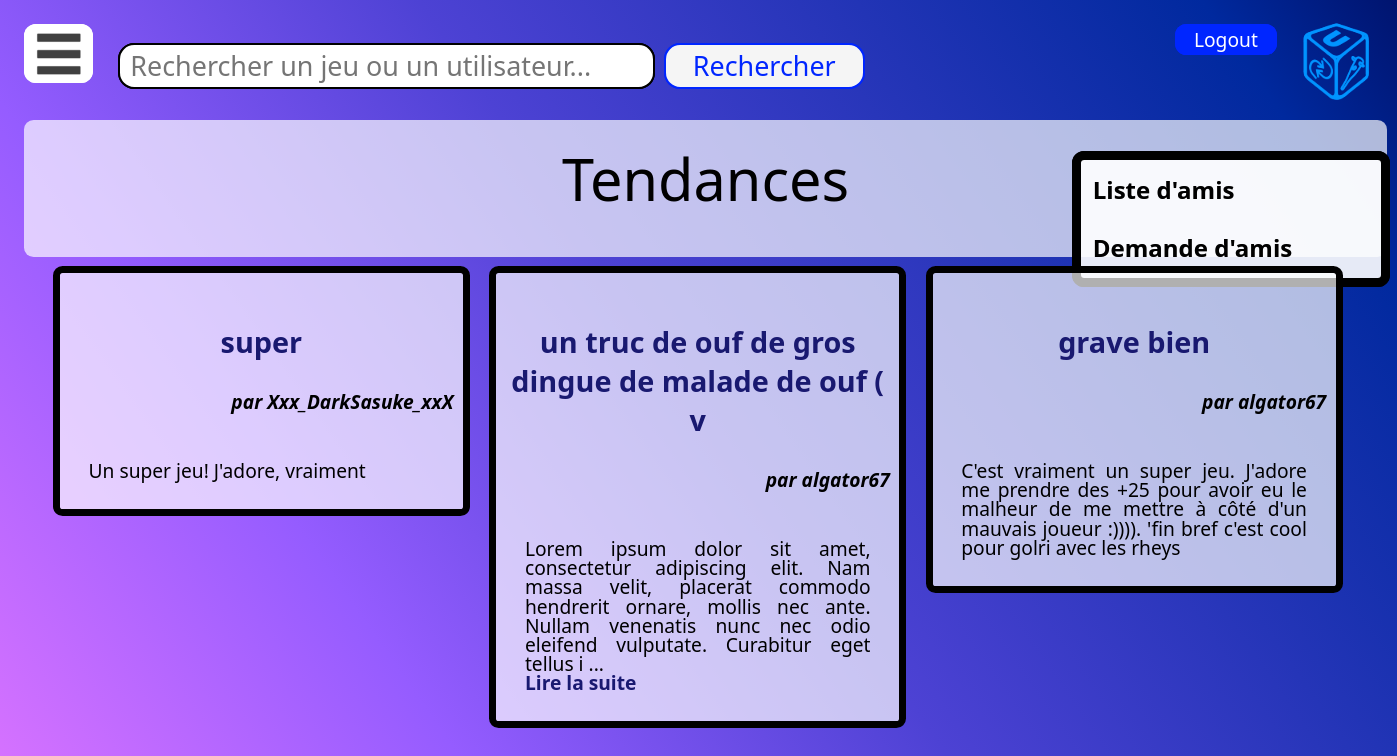
/src/home.php (signed in), run on an earlier commit of the app's database.
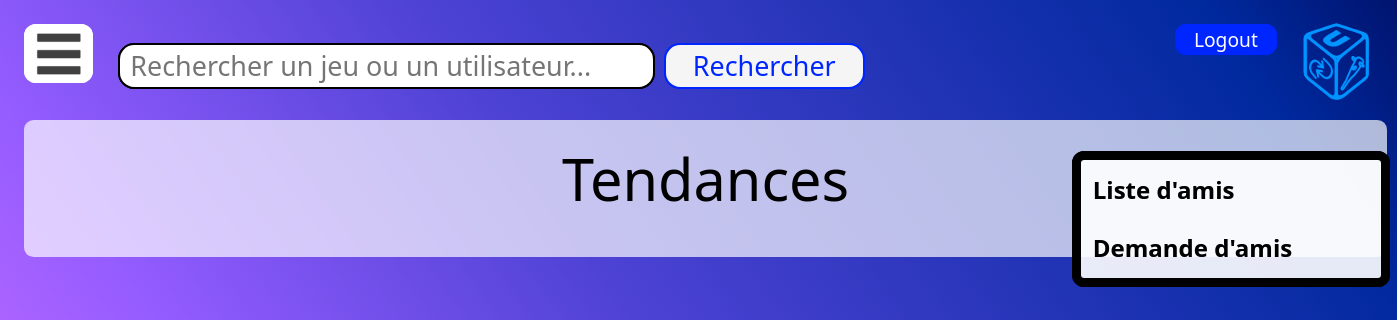
And on a later commit of the database.
### tables this page shows
CREATE TABLE critiques (
  id INT PRIMARY KEY NOT NULL AUTO_INCREMENT,
  id_utilisateur INT NOT NULL,
  id_jeu INT NOT NULL,
  nom VARCHAR(50),
  note INT,
  content VARCHAR(5000),
  date_crit DATE DEFAULT current_timestamp(),

  FOREIGN KEY (id_utilisateur) REFERENCES utilisateur(id),
  FOREIGN KEY (id_jeu) REFERENCES jeux(id)
);

CREATE TABLE utilisateur (
  id INT PRIMARY KEY NOT NULL AUTO_INCREMENT,
  pseudo VARCHAR(30),
  mdp VARCHAR(100),
  nom VARCHAR(30),
  prenom VARCHAR(30),
  bio VARCHAR(5000),
  date_de_naissance DATE,
  date_de_creation DATE DEFAULT current_timestamp(),
  email VARCHAR(50)
);

### src/home.php (the view, shortened to what this page needs)
<?include 'header.php';?>
<!DOCTYPE html>
<link rel="stylesheet" type="text/css" href="style_site.css">
  <html lang="fr" dir="ltr" class="cover">
    <head>
    </head>
    <body>
      <?php
        include 'header.php';
      ?>
      <div class="corps">
          <div class="titre_page">Tendances</div>
          <?php
              $db = new PDO("mysql:host=utbm-mysql;dbname=projetifd;charset=utf8","root","root");
              $nb_displayed=0;
              echo'<ul class="home">';
              $req_critics = $db->prepare("SELECT critiques.id AS crit, date_crit,SUM(link_utilisateur_score.value) AS up,critiques.content AS contenu,critiques.nom AS nom_critique,jeux.nom AS nom_jeu,pseudo
FROM critiques INNER JOIN link_utilisateur_score ON critiques.id = link_utilisateur_score.id_critiques INNER JOIN utilisateur ON critiques.id_utilisateur = utilisateur.id INNER JOIN jeux ON critiques.id_jeu = jeux.id
GROUP BY critiques.id ORDER BY date_crit DESC, up DESC");
              $req_critics->execute();
              $line = $req_critics->fetch();
              while($line && $nb_displayed<3){
                  $crit_display = str_split($line['contenu'],200);
                  echo '
                <li class="rubrique">
                    <div class="titre_rubrique"><a href="critique.php?id= '.$line['crit'].'"><br>',$line['nom_critique'],'</a></div><br>
                    <div class="nom_auteur">par ',$line['pseudo'],'</div><br>
                    <p class="texte_corps">',$crit_display[0];
                  if(strlen($line['contenu'])>200){
                      echo '
                        ...<a href="critique.php?id= '.$line['crit'].'"><br> Lire la suite</a></p>
                    </li>
                  ';
                  } else{
                      echo '</p></li>';
                  }
                  $nb_displayed++;
                  $line = $req_critics->fetch();
              }
              echo '</ul>';
          ?>
      </div>
    </body>
</html>

### src/header.php (shortened to what this page needs)
<?php
  if($_SESSION['login']){
    include 'usert.php';
    echo '
      <nav>
          <ul>
              <li><a href="#"><img src="arts/menus/menus_icone.png" width="50"> </a>
                <ul class="sous">
                  <li><div class="title">Jeux</div></li>
                  <li><a href="games_display.php">Tous les jeux</a></li>
                  <li><a href="random.php?content=1">Découvrir un jeu</a></li>
                  <li><a href="#">Rechercher un jeu</a></li>
                  <li><a href="input_game.php">Ajouter un jeu</a></li>
                  <li><div class="title">Critiques</div></li>
                  <li><a href="last.php">Dernière critique</a></li>
                  <li><a href="random.php?content=2">Critique aléatoire</a></li>
                  <li><a href="home.php">Critiques tendances</a></li>
                  <li><a href="critics_input.php">Ajouter une critique</a></li>
                  <li><div class="title">'.$_SESSION['pseudo'].'</div></li>
                  <li><a href="profile.php?id='.$_SESSION['id'].'">Profil</a></li>
                  <li><a href="stats.php">Statistiques du site</a></li>
                  <li><a href="logout.php">Se déconnecter</a></li>
                  <li><a href="delete.php">Supprimer son compte</a></li>
                </ul>
              </li>
          </ul>
      </nav>
       <form action="logout.php"> <div class="form_header">',
         $_SESSION['pseudo'],'         <input type="submit" class="bouton_log_sign" value="Logout"/> </div> <a href="home.php"><img src="arts/logo/logo_site_ifd.png" id="logo"></a>
       </form>
       <form method="post" action="search.php" class="barre_recherche" >
           <label for="recherche"></label>
           <input name="recherche" type="text" placeholder="Rechercher un jeu ou un utilisateur..."/>
           <button type="submit">Rechercher</button>
       </form>
      ';
  }else{
    header('location: login.php');
  }
?>

### src/usert.php (shortened to what this page needs)
<link rel="stylesheet" type="text/css" href="style_site.css">
<div class="liste_amis">
    <h2>Liste d'amis</h2>
        <p>
        </p>
    <h2>Demande d'amis</h2>
</div>

### src/style_site.css (style rules this page uses)
body { font-family: "Segoe UI", serif; font-size: 1.5em; padding: 1em; }
p { text-align: justify; text-justify: inter-word; line-height: 1em; }
h2 { color:black; font-size:1.5em; font-weight: bold; margin:0; }
input[type=text],input[type=password],input[type=email],input[type=date],textarea,input[type=number] { border-radius:0.6em 0.6em 0.6em 0.6em; font-size:0.8em; }
input[type=text],input[type=number] { padding-left: 0.4em; border: solid black 0.1em; }
.cover { background: linear-gradient(55deg, #d973ff 0, #955cff 25%, #4d42d4 50%, #00299e 90%, #00146f 100%); background-size: cover; background-attachment: fixed; }
.barre_recherche { position:absolute; top:1.2em; left:3.5em; font-size:1.4em; }
.barre_recherche input { padding:0.1em 0.4em 0.1em 0.4em; width:20em; }
.barre_recherche button { border-radius:0.6em 0.6em 0.6em 0.6em; background-color:whitesmoke; color:#0026FF; border-style:solid; border-color:#0026FF; padding: 0.1em 1em 0.1em 1em; font-size:0.8em; margin-bottom:auto; }
.liste_amis { position:fixed; right:0.3em; top:6.3em; width:11.5em; padding: 0.5em; text-align: left; line-height:150%; font-size:1em; background-color: rgba(255,255,255,0.69); border-width:0.4em; border-color:black; border-style:solid; border-top-left-radius: 0.5em 0.5em; border-top-right-radius: 0.5em 0.5em; border-bottom-right-radius: 0.5em 0.5em; border-bottom-left-radius: 0.5em 0.5em; }
.liste_amis h2 { font-size:1em; }
.liste_amis p { font-size:0.7em; line-height:1.3em; color:black; font-weight:bold; }
.corps { color:black; font-size:0.8em; padding:1em; font-family: "Segoe UI",serif; width:69em; margin: auto; margin-top: 5em; background-color: rgba(255,255,255,0.69); border-top-left-radius: 0.5em 0.5em; border-top-right-radius: 0.5em 0.5em; border-bottom-right-radius: 0.5em 0.5em; border-bottom-left-radius: 0.5em 0.5em; }
.titre_page { text-align:center; color:black; font-size:3em; }
#logo { position:absolute; right:0; margin:auto; top:0; width:5em; }
.bouton_log_sign { border-radius:0.6em 0.6em 0.6em 0.6em; background-color:#0026FF; color:white; padding: 0.1em 1em 0.1em 1em; border:none; font-size:0.8em; }
.form_header { position:absolute; right:5em; }
a:link { color: white; text-decoration:none; }
* { margin: 0; padding: 0; font-family: "Segoe UI", serif; }
nav { margin:0; padding:0; border-radius:0.5em 0.5em 0.5em 0.5em; background-color: white; position: absolute; left:1em; top: 1em; }
nav ul { list-style-type: none; }
nav ul li { float: left; width: 100%; text-align: center; position: relative; }
nav ul::after { display: table; clear: both; }
nav a { display: block; text-decoration: none; color: black; border-bottom: 0 solid transparent; border-bottom-left-radius: 0.2em; border-bottom-right-radius: 0.2em; padding: 0.2em 0.4em; }
.texte_corps { margin:1em; }
.titre_rubrique { text-align:center; font-size:1.5em; font-weight:bold; }
.nom_auteur { text-align:right; font-size:1em; font-weight: bold; font-style:italic; }
.rubrique { margin:0.5em; padding: 0.5em; border-width:0.4em; border-color:black; border-style:solid; border-top-left-radius: 0.5em 0.5em; border-top-right-radius: 0.5em 0.5em; border-bottom-right-radius: 0.5em 0.5em; border-bottom-left-radius: 0.5em 0.5em; }
li.rubrique { width:20em; }
.home { list-style-type: none; margin-top:1em; }
.home li { float:left; top:1em; position:relative; background-color: rgba(255,255,255,0.69); }
.corps a:link { color:midnightblue; font-weight: bolder; text-decoration: none; }

What changed in the data, as far as the page shows it:
removed critiques: nom "super", id_utilisateur.pseudo "Xxx_DarkSasuke_xxX", content "Un super jeu! J'adore, vraiment"
removed critiques: nom "un truc de ouf de gros dingue de malade de ouf ( v", id_utilisateur.pseudo "algator67", content "Lorem ipsum dolor sit amet, consectetur adipiscing elit. Nam massa velit, placerat commodo hendrerit ornare, mollis nec ante. Nullam venenatis nunc nec odio eleifend vulputate. Curabitur eget tellus i"
removed critiques: nom "grave bien", id_utilisateur.pseudo "algator67", content "C'est vraiment un super jeu. J'adore me prendre des +25 pour avoir eu le malheur de me mettre à côté d'un mauvais joueur :)))). 'fin bref c'est cool pour golri avec les rheys"
